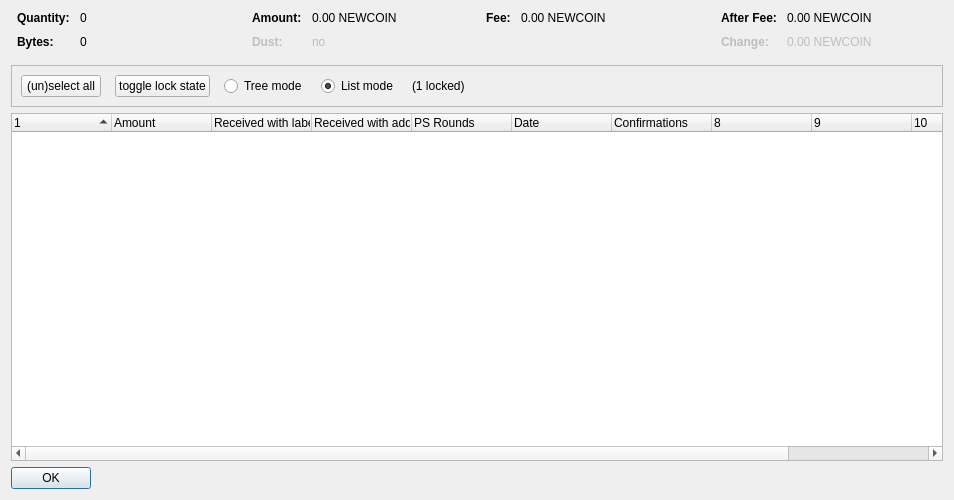
<?xml version="1.0" encoding="UTF-8"?>
<ui version="4.0">
 <class>CoinControlDialog</class>
 <widget class="QDialog" name="CoinControlDialog">
  <property name="geometry">
   <rect>
    <x>0</x>
    <y>0</y>
    <width>954</width>
    <height>500</height>
   </rect>
  </property>
  <property name="windowTitle">
   <string>Coin Selection</string>
  </property>
  <layout class="QVBoxLayout" name="verticalLayout">
   <item>
    <layout class="QHBoxLayout" name="horizontalLayoutTop" stretch="0,0,0,0">
     <property name="topMargin">
      <number>0</number>
     </property>
     <property name="bottomMargin">
      <number>10</number>
     </property>
     <item>
      <layout class="QFormLayout" name="formLayoutCoinControl1">
       <property name="horizontalSpacing">
        <number>10</number>
       </property>
       <property name="verticalSpacing">
        <number>10</number>
       </property>
       <property name="leftMargin">
        <number>6</number>
       </property>
       <property name="rightMargin">
        <number>6</number>
       </property>
       <item row="0" column="0">
        <widget class="QLabel" name="labelCoinControlQuantityText">
         <property name="font">
          <font>
           <weight>75</weight>
           <bold>true</bold>
          </font>
         </property>
         <property name="text">
          <string>Quantity:</string>
         </property>
        </widget>
       </item>
       <item row="0" column="1">
        <widget class="QLabel" name="labelCoinControlQuantity">
         <property name="cursor">
          <cursorShape>IBeamCursor</cursorShape>
         </property>
         <property name="contextMenuPolicy">
          <enum>Qt::ActionsContextMenu</enum>
         </property>
         <property name="text">
          <string notr="true">0</string>
         </property>
         <property name="textInteractionFlags">
          <set>Qt::LinksAccessibleByMouse|Qt::TextSelectableByKeyboard|Qt::TextSelectableByMouse</set>
         </property>
        </widget>
       </item>
       <item row="1" column="0">
        <widget class="QLabel" name="labelCoinControlBytesText">
         <property name="font">
          <font>
           <weight>75</weight>
           <bold>true</bold>
          </font>
         </property>
         <property name="text">
          <string>Bytes:</string>
         </property>
        </widget>
       </item>
       <item row="1" column="1">
        <widget class="QLabel" name="labelCoinControlBytes">
         <property name="cursor">
          <cursorShape>IBeamCursor</cursorShape>
         </property>
         <property name="contextMenuPolicy">
          <enum>Qt::ActionsContextMenu</enum>
         </property>
         <property name="text">
          <string notr="true">0</string>
         </property>
         <property name="textInteractionFlags">
          <set>Qt::LinksAccessibleByMouse|Qt::TextSelectableByKeyboard|Qt::TextSelectableByMouse</set>
         </property>
        </widget>
       </item>
      </layout>
     </item>
     <item>
      <layout class="QFormLayout" name="formLayoutCoinControl2">
       <property name="horizontalSpacing">
        <number>10</number>
       </property>
       <property name="verticalSpacing">
        <number>10</number>
       </property>
       <property name="leftMargin">
        <number>6</number>
       </property>
       <property name="rightMargin">
        <number>6</number>
       </property>
       <item row="0" column="0">
        <widget class="QLabel" name="labelCoinControlAmountText">
         <property name="font">
          <font>
           <weight>75</weight>
           <bold>true</bold>
          </font>
         </property>
         <property name="text">
          <string>Amount:</string>
         </property>
        </widget>
       </item>
       <item row="0" column="1">
        <widget class="QLabel" name="labelCoinControlAmount">
         <property name="cursor">
          <cursorShape>IBeamCursor</cursorShape>
         </property>
         <property name="contextMenuPolicy">
          <enum>Qt::ActionsContextMenu</enum>
         </property>
         <property name="text">
          <string notr="true">0.00 NEWCOIN</string>
         </property>
         <property name="textInteractionFlags">
          <set>Qt::LinksAccessibleByMouse|Qt::TextSelectableByKeyboard|Qt::TextSelectableByMouse</set>
         </property>
        </widget>
       </item>
       <item row="1" column="0">
        <widget class="QLabel" name="labelCoinControlLowOutputText">
         <property name="enabled">
          <bool>false</bool>
         </property>
         <property name="font">
          <font>
           <weight>75</weight>
           <bold>true</bold>
          </font>
         </property>
         <property name="text">
          <string>Dust:</string>
         </property>
        </widget>
       </item>
       <item row="1" column="1">
        <widget class="QLabel" name="labelCoinControlLowOutput">
         <property name="enabled">
          <bool>false</bool>
         </property>
         <property name="cursor">
          <cursorShape>IBeamCursor</cursorShape>
         </property>
         <property name="contextMenuPolicy">
          <enum>Qt::ActionsContextMenu</enum>
         </property>
         <property name="text">
          <string notr="true">no</string>
         </property>
         <property name="textInteractionFlags">
          <set>Qt::LinksAccessibleByMouse|Qt::TextSelectableByKeyboard|Qt::TextSelectableByMouse</set>
         </property>
        </widget>
       </item>
      </layout>
     </item>
     <item>
      <layout class="QFormLayout" name="formLayoutCoinControl3">
       <property name="horizontalSpacing">
        <number>10</number>
       </property>
       <property name="verticalSpacing">
        <number>10</number>
       </property>
       <property name="leftMargin">
        <number>6</number>
       </property>
       <property name="rightMargin">
        <number>6</number>
       </property>
       <item row="0" column="0">
        <widget class="QLabel" name="labelCoinControlFeeText">
         <property name="font">
          <font>
           <weight>75</weight>
           <bold>true</bold>
          </font>
         </property>
         <property name="text">
          <string>Fee:</string>
         </property>
        </widget>
       </item>
       <item row="0" column="1">
        <widget class="QLabel" name="labelCoinControlFee">
         <property name="cursor">
          <cursorShape>IBeamCursor</cursorShape>
         </property>
         <property name="contextMenuPolicy">
          <enum>Qt::ActionsContextMenu</enum>
         </property>
         <property name="text">
          <string notr="true">0.00 NEWCOIN</string>
         </property>
         <property name="textInteractionFlags">
          <set>Qt::LinksAccessibleByMouse|Qt::TextSelectableByKeyboard|Qt::TextSelectableByMouse</set>
         </property>
        </widget>
       </item>
      </layout>
     </item>
     <item>
      <layout class="QFormLayout" name="formLayoutCoinControl4">
       <property name="horizontalSpacing">
        <number>10</number>
       </property>
       <property name="verticalSpacing">
        <number>10</number>
       </property>
       <property name="leftMargin">
        <number>6</number>
       </property>
       <property name="rightMargin">
        <number>6</number>
       </property>
       <item row="0" column="0">
        <widget class="QLabel" name="labelCoinControlAfterFeeText">
         <property name="font">
          <font>
           <weight>75</weight>
           <bold>true</bold>
          </font>
         </property>
         <property name="text">
          <string>After Fee:</string>
         </property>
        </widget>
       </item>
       <item row="0" column="1">
        <widget class="QLabel" name="labelCoinControlAfterFee">
         <property name="cursor">
          <cursorShape>IBeamCursor</cursorShape>
         </property>
         <property name="contextMenuPolicy">
          <enum>Qt::ActionsContextMenu</enum>
         </property>
         <property name="text">
          <string notr="true">0.00 NEWCOIN</string>
         </property>
         <property name="textInteractionFlags">
          <set>Qt::LinksAccessibleByMouse|Qt::TextSelectableByKeyboard|Qt::TextSelectableByMouse</set>
         </property>
        </widget>
       </item>
       <item row="1" column="0">
        <widget class="QLabel" name="labelCoinControlChangeText">
         <property name="enabled">
          <bool>false</bool>
         </property>
         <property name="font">
          <font>
           <weight>75</weight>
           <bold>true</bold>
          </font>
         </property>
         <property name="text">
          <string>Change:</string>
         </property>
        </widget>
       </item>
       <item row="1" column="1">
        <widget class="QLabel" name="labelCoinControlChange">
         <property name="enabled">
          <bool>false</bool>
         </property>
         <property name="cursor">
          <cursorShape>IBeamCursor</cursorShape>
         </property>
         <property name="contextMenuPolicy">
          <enum>Qt::ActionsContextMenu</enum>
         </property>
         <property name="text">
          <string notr="true">0.00 NEWCOIN</string>
         </property>
         <property name="textInteractionFlags">
          <set>Qt::LinksAccessibleByMouse|Qt::TextSelectableByKeyboard|Qt::TextSelectableByMouse</set>
         </property>
        </widget>
       </item>
      </layout>
     </item>
    </layout>
   </item>
   <item>
    <widget class="QFrame" name="frame">
     <property name="minimumSize">
      <size>
       <width>0</width>
       <height>40</height>
      </size>
     </property>
     <property name="frameShape">
      <enum>QFrame::StyledPanel</enum>
     </property>
     <property name="frameShadow">
      <enum>QFrame::Sunken</enum>
     </property>
     <layout class="QHBoxLayout" name="horizontalLayout">
      <item>
       <layout class="QHBoxLayout" name="horizontalLayoutPanel" stretch="0,0,0,0,0,0">
        <property name="spacing">
         <number>14</number>
        </property>
        <item>
         <widget class="QPushButton" name="pushButtonSelectAll">
          <property name="sizePolicy">
           <sizepolicy hsizetype="Maximum" vsizetype="Fixed">
            <horstretch>0</horstretch>
            <verstretch>0</verstretch>
           </sizepolicy>
          </property>
          <property name="text">
           <string>(un)select all</string>
          </property>
          <property name="autoDefault">
           <bool>false</bool>
          </property>
         </widget>
        </item>
        <item>
         <widget class="QPushButton" name="pushButtonToggleLock">
          <property name="sizePolicy">
           <sizepolicy hsizetype="Maximum" vsizetype="Fixed">
            <horstretch>0</horstretch>
            <verstretch>0</verstretch>
           </sizepolicy>
          </property>
          <property name="text">
           <string>toggle lock state</string>
          </property>
          <property name="autoDefault">
           <bool>false</bool>
          </property>
         </widget>
        </item>
        <item>
         <widget class="QRadioButton" name="radioTreeMode">
          <property name="sizePolicy">
           <sizepolicy hsizetype="Maximum" vsizetype="Fixed">
            <horstretch>0</horstretch>
            <verstretch>0</verstretch>
           </sizepolicy>
          </property>
          <property name="text">
           <string>Tree mode</string>
          </property>
         </widget>
        </item>
        <item>
         <widget class="QRadioButton" name="radioListMode">
          <property name="sizePolicy">
           <sizepolicy hsizetype="Maximum" vsizetype="Fixed">
            <horstretch>0</horstretch>
            <verstretch>0</verstretch>
           </sizepolicy>
          </property>
          <property name="text">
           <string>List mode</string>
          </property>
          <property name="checked">
           <bool>true</bool>
          </property>
         </widget>
        </item>
        <item>
         <widget class="QLabel" name="labelLocked">
          <property name="text">
           <string>(1 locked)</string>
          </property>
         </widget>
        </item>
        <item>
         <spacer name="horizontalSpacer">
          <property name="orientation">
           <enum>Qt::Horizontal</enum>
          </property>
          <property name="sizeHint" stdset="0">
           <size>
            <width>40</width>
            <height>20</height>
           </size>
          </property>
         </spacer>
        </item>
       </layout>
      </item>
     </layout>
    </widget>
   </item>
   <item>
    <widget class="CoinControlTreeWidget" name="treeWidget">
     <property name="contextMenuPolicy">
      <enum>Qt::CustomContextMenu</enum>
     </property>
     <property name="sortingEnabled">
      <bool>false</bool>
     </property>
     <property name="columnCount">
      <number>11</number>
     </property>
     <attribute name="headerShowSortIndicator" stdset="0">
      <bool>true</bool>
     </attribute>
     <attribute name="headerStretchLastSection">
      <bool>false</bool>
     </attribute>
     <column>
      <property name="text">
       <string/>
      </property>
     </column>
     <column>
      <property name="text">
       <string>Amount</string>
      </property>
     </column>
     <column>
      <property name="text">
       <string>Received with label</string>
      </property>
     </column>
     <column>
      <property name="text">
       <string>Received with address</string>
      </property>
     </column>
     <column>
      <property name="text">
       <string>PS Rounds</string>
      </property>
     </column>
     <column>
      <property name="text">
       <string>Date</string>
      </property>
     </column>
     <column>
      <property name="text">
       <string>Confirmations</string>
      </property>
      <property name="toolTip">
       <string>Confirmed</string>
      </property>
     </column>
     <column>
      <property name="text">
       <string/>
      </property>
     </column>
     <column>
      <property name="text">
       <string/>
      </property>
     </column>
     <column>
      <property name="text">
       <string/>
      </property>
     </column>
     <column>
      <property name="text">
       <string/>
      </property>
     </column>
    </widget>
   </item>
   <item>
    <widget class="QDialogButtonBox" name="buttonBox">
     <property name="sizePolicy">
      <sizepolicy hsizetype="Maximum" vsizetype="Fixed">
       <horstretch>0</horstretch>
       <verstretch>0</verstretch>
      </sizepolicy>
     </property>
     <property name="orientation">
      <enum>Qt::Horizontal</enum>
     </property>
     <property name="standardButtons">
      <set>QDialogButtonBox::Ok</set>
     </property>
    </widget>
   </item>
  </layout>
 </widget>
 <customwidgets>
  <customwidget>
   <class>CoinControlTreeWidget</class>
   <extends>QTreeWidget</extends>
   <header>coincontroltreewidget.h</header>
  </customwidget>
 </customwidgets>
 <resources/>
 <connections/>
</ui>
